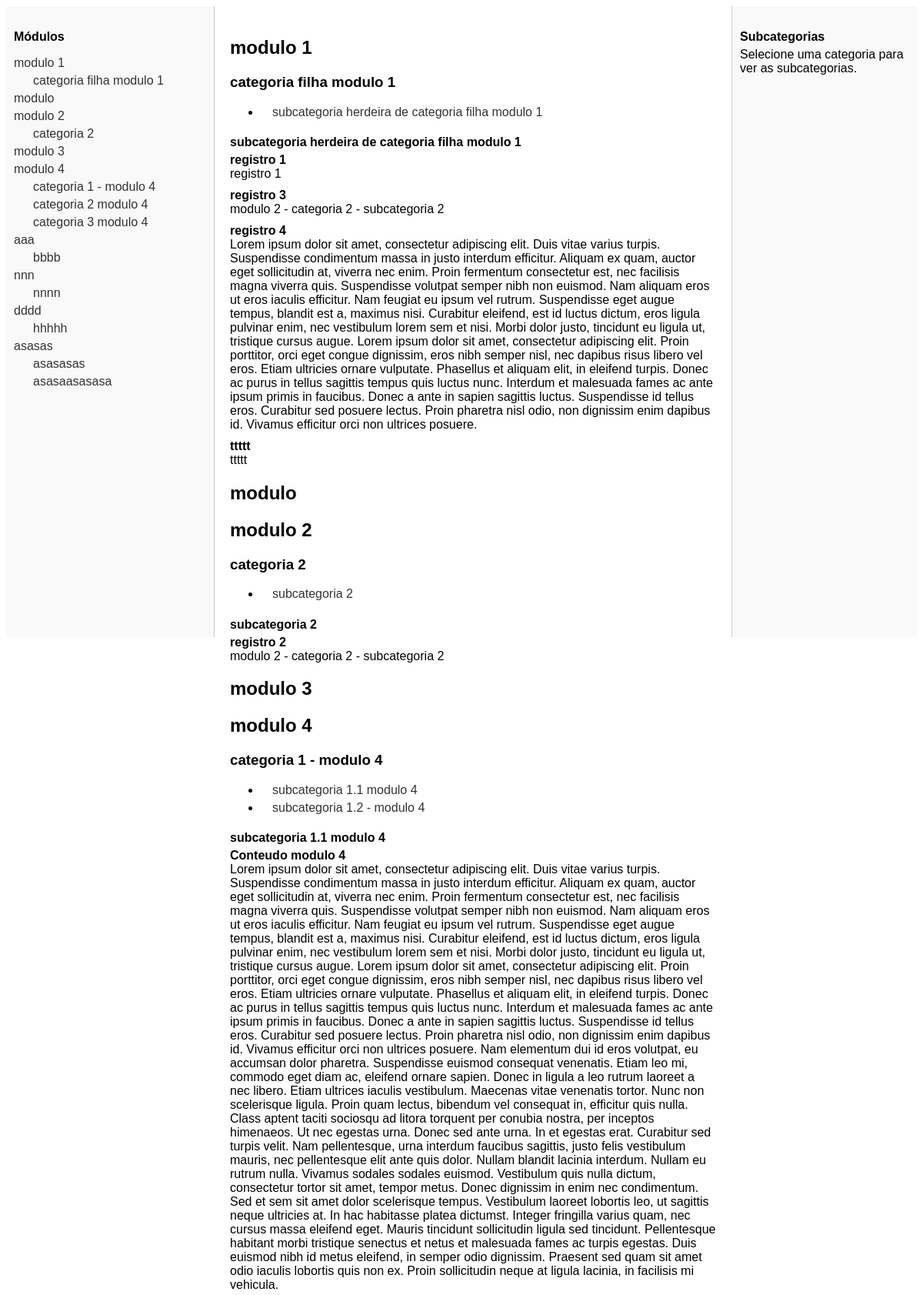
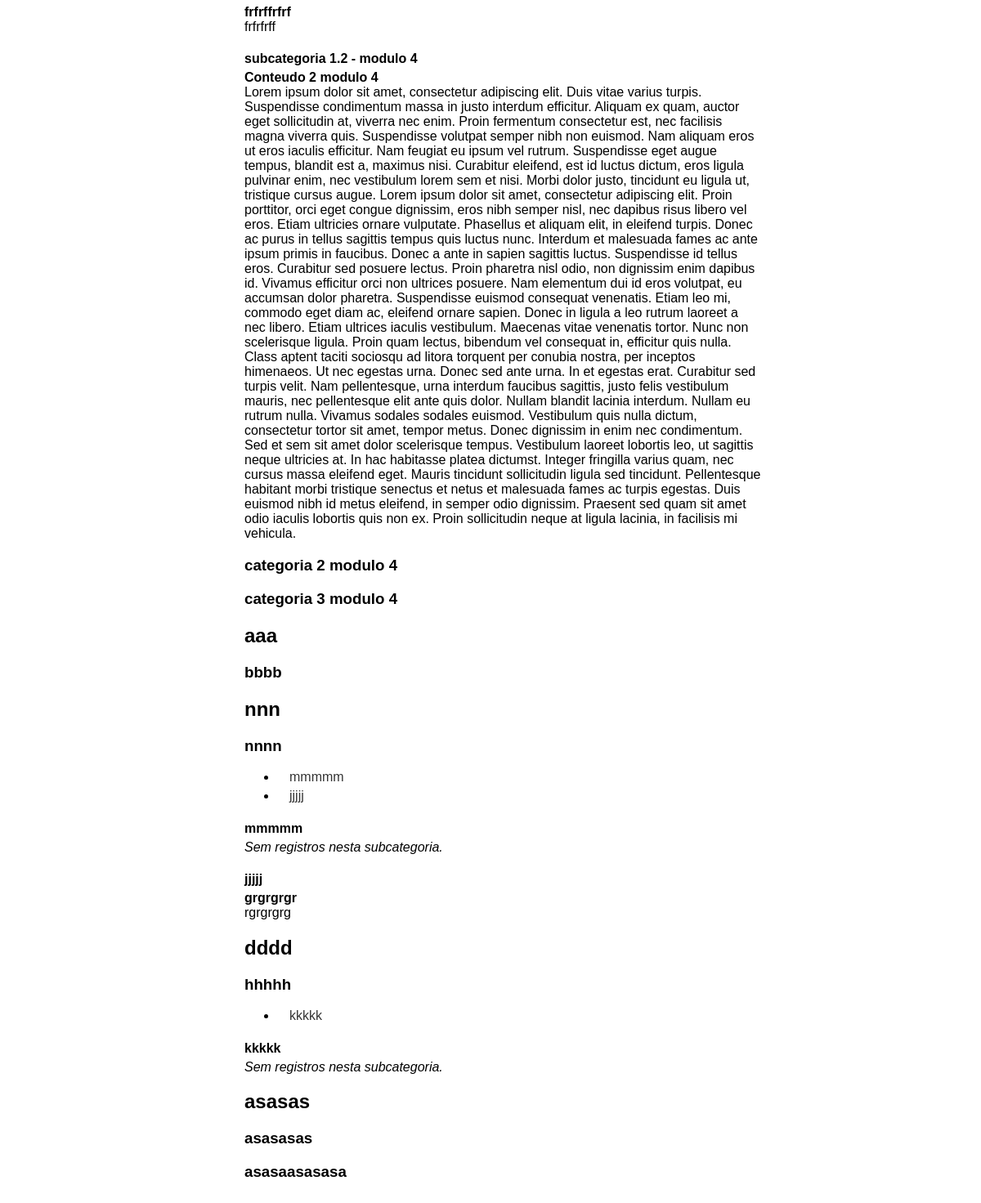
/listar_registros.php, run on the app's committed database (2 pictures, top to bottom).
### tables this page shows
CREATE TABLE IF NOT EXISTS `modulos` (
  `id` int NOT NULL AUTO_INCREMENT,
  `nome` varchar(100) DEFAULT NULL,
  PRIMARY KEY (`id`),
  UNIQUE KEY `nome` (`nome`)
);

CREATE TABLE IF NOT EXISTS `categorias` (
  `id` int NOT NULL AUTO_INCREMENT,
  `nome` varchar(100) DEFAULT NULL,
  `id_modulo` int DEFAULT NULL,
  PRIMARY KEY (`id`),
  KEY `id_modulo` (`id_modulo`)
);

CREATE TABLE IF NOT EXISTS `subcategorias` (
  `id` int NOT NULL AUTO_INCREMENT,
  `nome` varchar(100) DEFAULT NULL,
  `id_categoria` int DEFAULT NULL,
  PRIMARY KEY (`id`),
  KEY `id_categoria` (`id_categoria`)
);

CREATE TABLE IF NOT EXISTS `registros` (
  `id` int NOT NULL AUTO_INCREMENT,
  `titulo` varchar(255) DEFAULT NULL,
  `conteudo` text,
  `id_modulo` int DEFAULT NULL,
  `id_categoria` int DEFAULT NULL,
  `id_subcategoria` int DEFAULT NULL,
  PRIMARY KEY (`id`),
  UNIQUE KEY `titulo` (`titulo`),
  KEY `id_modulo` (`id_modulo`),
  KEY `id_categoria` (`id_categoria`),
  KEY `id_subcategoria` (`id_subcategoria`)
);

### listar_registros.php (the view, shortened to what this page needs)
<!DOCTYPE html>
<html lang="pt-br">
<head>
</head>
<body>
<?php
include 'conexao.php';
$modulos = $pdo->query("SELECT id, nome FROM modulos ORDER BY id ASC")->fetchAll(PDO::FETCH_ASSOC);
$categorias = [];
$stmt = $pdo->query("SELECT id, nome, id_modulo FROM categorias ORDER BY id ASC");
while ($cat = $stmt->fetch(PDO::FETCH_ASSOC)) {
    $categorias[$cat['id_modulo']][] = $cat;
}
$subcategorias = [];
$stmt = $pdo->query("SELECT id, nome, id_categoria FROM subcategorias ORDER BY id ASC");
while ($sub = $stmt->fetch(PDO::FETCH_ASSOC)) {
    $subcategorias[$sub['id_categoria']][] = $sub;
}
$registros = [];
$stmt = $pdo->query("SELECT id, titulo, conteudo, id_categoria, id_subcategoria FROM registros ORDER BY id ASC");
while ($reg = $stmt->fetch(PDO::FETCH_ASSOC)) {
    $registros[$reg['id_categoria']][$reg['id_subcategoria']][] = $reg;
}
?>
<div class="container-flex">
    <aside class="sidebar-esq">
        <h4>Módulos</h4>
        <ul style="list-style:none; padding-left:0;">
        <?php foreach ($modulos as $mod): ?>
            <li>
                <a href="#modulo<?= $mod['id'] ?>" class="modulo-link" data-id="<?= $mod['id'] ?>"><?= htmlspecialchars($mod['nome']) ?></a>
                <?php if (!empty($categorias[$mod['id']])): ?>
                    <ul style="list-style:none; padding-left:10px;">
                    <?php foreach ($categorias[$mod['id']] as $cat): ?>
                        <li>
                            <a href="#categoria<?= $cat['id'] ?>" class="categoria-link" data-id="<?= $cat['id'] ?>"><?= htmlspecialchars($cat['nome']) ?></a>
                        </li>
                    <?php endforeach; ?>
                    </ul>
                <?php endif; ?>
            </li>
        <?php endforeach; ?>
        </ul>
    </aside>
    <main id="conteudo">
        <?php foreach ($modulos as $mod): ?>
            <h2 id="modulo<?= $mod['id'] ?>"><?= htmlspecialchars($mod['nome']) ?></h2>
            <?php if (!empty($categorias[$mod['id']])): ?>
                <?php foreach ($categorias[$mod['id']] as $cat): ?>
                    <h3 id="categoria<?= $cat['id'] ?>"><?= htmlspecialchars($cat['nome']) ?></h3>
                    <?php
                    $subs = $subcategorias[$cat['id']] ?? [];
                    if ($subs): ?>
                        <ul>
                        <?php foreach ($subs as $sub): ?>
                            <li>
                                <a href="#subcategoria<?= $sub['id'] ?>" class="subcategoria-link"><?= htmlspecialchars($sub['nome']) ?></a>
                            </li>
                        <?php endforeach; ?>
                        </ul>
                    <?php endif; ?>
                    <?php
                    if (!empty($subs)) {
                        foreach ($subs as $sub) {
                            echo "<h4 id='subcategoria{$sub['id']}'>" . htmlspecialchars($sub['nome']) . "</h4>";
                            if (!empty($registros[$cat['id']][$sub['id']])) {
                                foreach ($registros[$cat['id']][$sub['id']] as $reg) {
                                    echo "<div style='margin-bottom:10px;'><strong>{$reg['titulo']}</strong><br><span>{$reg['conteudo']}</span></div>";
                                }
                            } else {
                                echo "<p><em>Sem registros nesta subcategoria.</em></p>";
                            }
                        }
                    }
                    ?>
                <?php endforeach; ?>
            <?php endif; ?>
        <?php endforeach; ?>
    </main>
    <aside class="sidebar-dir" id="sidebarDir">
        <h4>Subcategorias</h4>
        <div id="subcategoriasLinks">
            <p>Selecione uma categoria para ver as subcategorias.</p>
        </div>
    </aside>
</div>
</body>
</html>

### listar_registros.php (style rules this page uses)
body { font-family: Arial, sans-serif; display: flex; }
aside.sidebar-esq { width: 250px; background: #f9f9f9; padding: 10px; border-right: 1px solid #ccc; height: 100vh; overflow-y: auto; }
aside.sidebar-dir { width: 220px; background: #f9f9f9; padding: 10px; border-left: 1px solid #ccc; height: 100vh; overflow-y: auto; }
main { flex: 1; padding: 20px; min-height: 100vh; }
a { text-decoration: none; color: #333; display: block; margin: 5px 0; }
h4 { margin-bottom: 5px; }
p { margin-top: 0; }
.categoria-link, .subcategoria-link { margin-left: 15px; }
.container-flex { display: flex; width: 100vw; }

### data on the page
modulos: nome "modulo 1"
categorias: nome "categoria filha modulo 1"
modulos: nome "modulo"
modulos: nome "modulo 2"
categorias: nome "categoria 2"
modulos: nome "modulo 3"
modulos: nome "modulo 4"
categorias: nome "categoria 1 - modulo 4"
categorias: nome "categoria 2 modulo 4"
categorias: nome "categoria 3 modulo 4"
modulos: nome "aaa"
categorias: nome "bbbb"
modulos: nome "nnn"
categorias: nome "nnnn"
modulos: nome "dddd"
categorias: nome "hhhhh"
modulos: nome "asasas"
categorias: nome "asasasas"
categorias: nome "asasaasasasa"
subcategorias: nome "subcategoria herdeira de categoria filha modulo 1"
registros: titulo "registro 1", conteudo "registro 1"
registros: titulo "registro 3", conteudo "modulo 2 - categoria 2 - subcategoria 2"
registros: titulo "registro 4", conteudo "Lorem ipsum dolor sit amet, consectetur adipiscing elit. Duis vitae varius turpis. Suspendisse condimentum massa in justo interdum efficitur. Aliquam ex quam, auctor eget sollicitudin at, viverra nec enim. Proin fermentum consectetur est, nec facilisis magna viverra quis. Suspendisse volutpat semper nibh non euismod. Nam aliquam eros ut eros iaculis efficitur. Nam feugiat eu ipsum vel rutrum. Suspendisse eget augue tempus, blandit est a, maximus nisi. Curabitur eleifend, est id luctus dictum, eros ligula pulvinar enim, nec vestibulum lorem sem et nisi. Morbi dolor justo, tincidunt eu ligula ut, tristique cursus augue. Lorem ipsum dolor sit amet, consectetur adipiscing elit. Proin porttitor,…"
registros: titulo "ttttt", conteudo "ttttt"
subcategorias: nome "subcategoria 2"
registros: titulo "registro 2", conteudo "modulo 2 - categoria 2 - subcategoria 2"
subcategorias: nome "subcategoria 1.1 modulo 4"
subcategorias: nome "subcategoria 1.2 - modulo 4"
registros: titulo "Conteudo modulo 4", conteudo "Lorem ipsum dolor sit amet, consectetur adipiscing elit. Duis vitae varius turpis. Suspendisse condimentum massa in justo interdum efficitur. Aliquam ex quam, auctor eget sollicitudin at, viverra nec enim. Proin fermentum consectetur est, nec facilisis magna viverra quis. Suspendisse volutpat semper nibh non euismod. Nam aliquam eros ut eros iaculis efficitur. Nam feugiat eu ipsum vel rutrum. Suspendisse eget augue tempus, blandit est a, maximus nisi. Curabitur eleifend, est id luctus dictum, eros ligula pulvinar enim, nec vestibulum lorem sem et nisi. Morbi dolor justo, tincidunt eu ligula ut, tristique cursus augue. Lorem ipsum dolor sit amet, consectetur adipiscing elit. Proin porttitor,…"
registros: titulo "frfrffrfrf", conteudo "frfrfrff"
registros: titulo "Conteudo 2 modulo 4", conteudo "Lorem ipsum dolor sit amet, consectetur adipiscing elit. Duis vitae varius turpis. Suspendisse condimentum massa in justo interdum efficitur. Aliquam ex quam, auctor eget sollicitudin at, viverra nec enim. Proin fermentum consectetur est, nec facilisis magna viverra quis. Suspendisse volutpat semper nibh non euismod. Nam aliquam eros ut eros iaculis efficitur. Nam feugiat eu ipsum vel rutrum. Suspendisse eget augue tempus, blandit est a, maximus nisi. Curabitur eleifend, est id luctus dictum, eros ligula pulvinar enim, nec vestibulum lorem sem et nisi. Morbi dolor justo, tincidunt eu ligula ut, tristique cursus augue. Lorem ipsum dolor sit amet, consectetur adipiscing elit. Proin porttitor,…"
subcategorias: nome "mmmmm", shows "Sem registros nesta subcategoria."
subcategorias: nome "jjjjj"
registros: titulo "grgrgrgr", conteudo "rgrgrgrg"
subcategorias: nome "kkkkk", shows "Sem registros nesta subcategoria."
